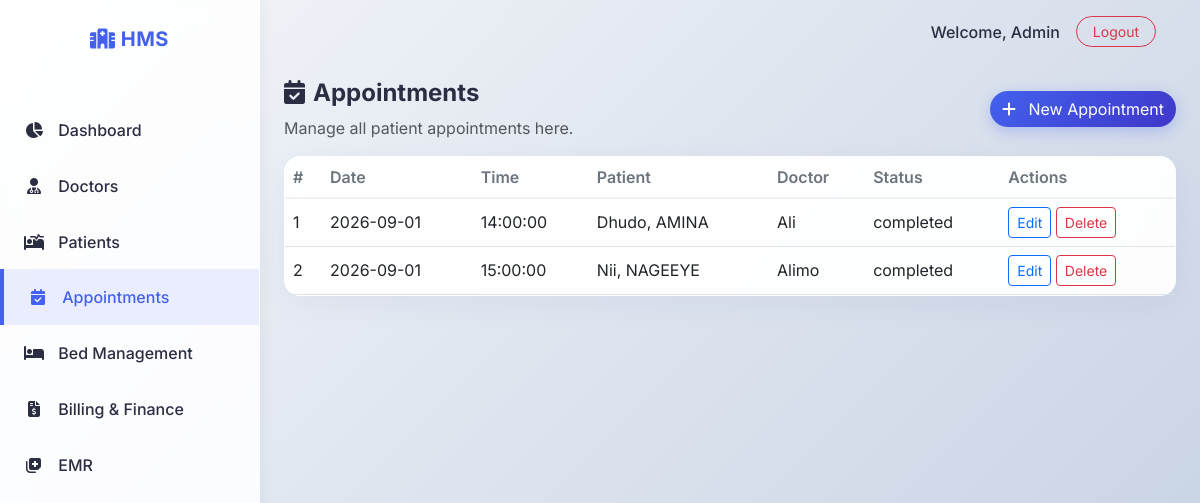
The app's page /appointments/ (signed in), older data.
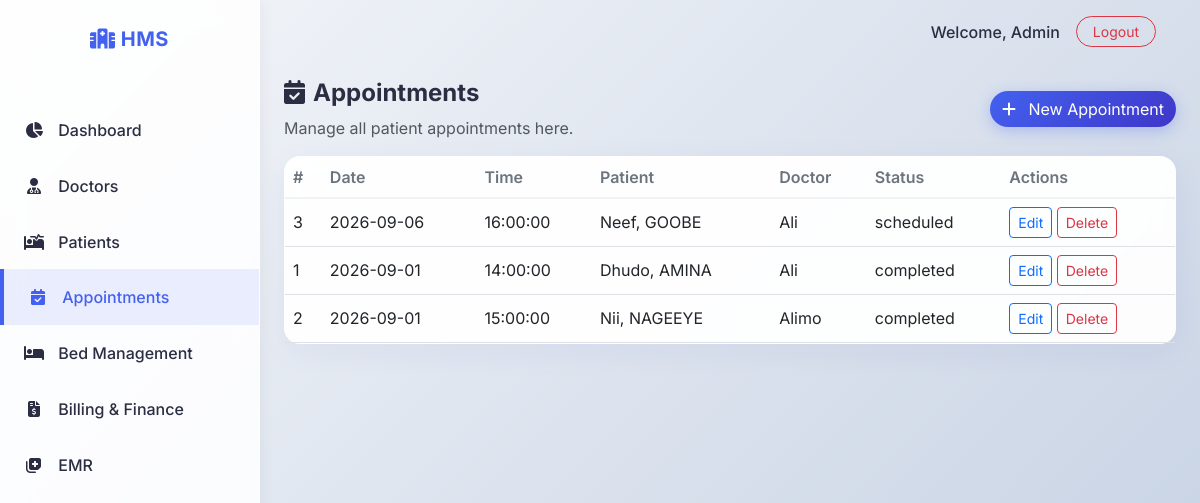
The same page, newer data.
### models.py (models this page shows)
class Appointment(db.Model):
    id = db.Column(db.Integer, primary_key=True)
    date = db.Column(db.Date, nullable=False)
    time = db.Column(db.Time, nullable=False)
    status = db.Column(db.String(20), default='scheduled') # scheduled, completed, cancelled
    patient_id = db.Column(db.Integer, db.ForeignKey('patient.id'), nullable=False)
    doctor_id = db.Column(db.Integer, db.ForeignKey('doctor.id'), nullable=False)

class Patient(db.Model):
    id = db.Column(db.Integer, primary_key=True)
    name = db.Column(db.String(100), nullable=False)
    dob = db.Column(db.Date)
    age = db.Column(db.Integer, nullable=False)
    gender = db.Column(db.String(20))
    phone = db.Column(db.String(20))
    address = db.Column(db.String(255))
    admission_date = db.Column(db.DateTime, default=datetime.utcnow)
    status = db.Column(db.String(20), default='outpatient') # admitted, discharged, outpatient
    doctor_id = db.Column(db.Integer, db.ForeignKey('doctor.id'))
    appointments = db.relationship('Appointment', backref='patient', lazy='dynamic')
    beds = db.relationship('Bed', backref='patient', lazy='dynamic')
    billings = db.relationship('Billing', backref='patient', lazy='dynamic')
    medical_records = db.relationship('MedicalRecord', backref='patient', lazy='dynamic')

class Doctor(db.Model):
    id = db.Column(db.Integer, primary_key=True)
    name = db.Column(db.String(100), nullable=False)
    specialization = db.Column(db.String(100), nullable=False)
    phone = db.Column(db.String(20))
    email = db.Column(db.String(120))
    department = db.Column(db.String(100))
    patients = db.relationship('Patient', backref='doctor', lazy='dynamic')
    appointments = db.relationship('Appointment', backref='doctor', lazy='dynamic')
    medical_records = db.relationship('MedicalRecord', backref='doctor', lazy='dynamic')

### routes/appointments.py (the view)
@appointments_bp.route('/')
@login_required
def list_appointments():
    appointments = Appointment.query.order_by(Appointment.date.desc(), Appointment.time).all()
    return render_template('appointments.html', appointments=appointments)

### app.py (called while the page is built)
@login_manager.user_loader
def load_user(user_id):
    return User.query.get(int(user_id))

### templates/appointments.html
{% extends "base.html" %}
{% block content %}
<div class="d-flex justify-content-between align-items-center mb-3">
    <div>
        <h4 class="fw-bold text-main"><i class="fa-solid fa-calendar-check me-2"></i>Appointments</h4>
        <p class="text-muted mb-0">Manage all patient appointments here.</p>
    </div>
    <div>
        <a href="{{ url_for('appointments.add_appointment') }}" class="btn btn-primary rounded-pill">
            <i class="fa-solid fa-plus me-2"></i> New Appointment
        </a>
    </div>
</div>
<div class="card glass">
    <div class="card-body p-0">
        <div class="table-responsive">
            <table class="table table-hover mb-0">
                <thead>
                    <tr>
                        <th>#</th>
                        <th>Date</th>
                        <th>Time</th>
                        <th>Patient</th>
                        <th>Doctor</th>
                        <th>Status</th>
                        <th>Actions</th>
                    </tr>
                </thead>
                <tbody>
                    {% for a in appointments %}
                    <tr>
                        <td>{{ a.id }}</td>
                        <td>{{ a.date }}</td>
                        <td>{{ a.time }}</td>
                        <td>{{ a.patient.name if a.patient else '—' }}</td>
                        <td>{{ a.doctor.name if a.doctor else '—' }}</td>
                        <td>{{ a.status }}</td>
                        <td>
                            <a href="{{ url_for('appointments.edit_appointment', id=a.id) }}" class="btn btn-sm btn-outline-primary">Edit</a>
                            <form method="POST" action="{{ url_for('appointments.delete_appointment', id=a.id) }}" style="display:inline-block;" onsubmit="return confirm('Delete this appointment?');">
                                <button class="btn btn-sm btn-outline-danger">Delete</button>
                            </form>
                        </td>
                    </tr>
                    {% else %}
                    <tr><td colspan="7" class="text-center text-muted py-3">No appointments found.</td></tr>
                    {% endfor %}
                </tbody>
            </table>
        </div>
    </div>
</div>
{% endblock %}

### templates/base.html (shortened to what this page needs)
<!DOCTYPE html>
<html lang="en">
<head>
    <link href="https://cdn.jsdelivr.net/npm/bootstrap@5.3.0/dist/css/bootstrap.min.css" rel="stylesheet">
    <link rel="stylesheet" href="https://cdnjs.cloudflare.com/ajax/libs/font-awesome/6.4.0/css/all.min.css">
    <link rel="stylesheet" href="{{ url_for('static', filename='css/style.css') }}">
</head>
<body>
    {% if current_user.is_authenticated %}
    <div id="wrapper">
        <div class="glass-sidebar" id="sidebar">
            <div class="sidebar-heading">
                <i class="fa-solid fa-hospital"></i> HMS
            </div>
            <div class="list-group list-group-flush mt-4">
                <a href="{{ url_for('dashboard.index') }}" class="list-group-item list-group-item-action {% if request.endpoint == 'dashboard.index' %}active{% endif %}">
                    <i class="fa-solid fa-chart-pie"></i> Dashboard
                </a>
                <a href="{{ url_for('doctors.list_doctors') }}" class="list-group-item list-group-item-action {% if request.endpoint and request.endpoint.startswith('doctors') %}active{% endif %}">
                    <i class="fa-solid fa-user-doctor"></i> Doctors
                </a>
                <a href="{{ url_for('patients.list_patients') }}" class="list-group-item list-group-item-action {% if request.endpoint and request.endpoint.startswith('patients') %}active{% endif %}">
                    <i class="fa-solid fa-bed-pulse"></i> Patients
                </a>
                <a href="{{ url_for('appointments.list_appointments') }}" class="list-group-item list-group-item-action {% if request.endpoint and request.endpoint.startswith('appointments') %}active{% endif %}">
                    <i class="fa-solid fa-calendar-check"></i> Appointments
                </a>
                <a href="{{ url_for('beds.list_beds') }}" class="list-group-item list-group-item-action {% if request.endpoint and request.endpoint.startswith('beds') %}active{% endif %}">
                    <i class="fa-solid fa-bed"></i> Bed Management
                </a>
                <a href="{{ url_for('billing.list_billing') }}" class="list-group-item list-group-item-action {% if request.endpoint and request.endpoint.startswith('billing') %}active{% endif %}">
                    <i class="fa-solid fa-file-invoice-dollar"></i> Billing & Finance
                </a>
                <a href="{{ url_for('emr.list_emr') }}" class="list-group-item list-group-item-action {% if request.endpoint and request.endpoint.startswith('emr') %}active{% endif %}">
                    <i class="fa-solid fa-notes-medical"></i> EMR
                </a>
            </div>
        </div>
        <div id="content-wrapper">
            <nav class="navbar navbar-expand-lg">
                <div class="container-fluid">
                    <div class="ms-auto d-flex align-items-center">
                        <span class="me-3 fw-medium">Welcome, Admin</span>
                        <a href="{{ url_for('auth.logout') }}" class="btn btn-outline-danger btn-sm rounded-pill px-3">Logout</a>
                    </div>
                </div>
            </nav>
            <div class="container-fluid px-4 py-3 fade-in">
                {% block content %}{% endblock %}
            </div>
        </div>
    </div>
    {% endif %}
</body>
</html>

### static/css/style.css (style rules this page uses)
:root { --primary-color: #4361ee; --secondary-color: #3f37c9; --accent-color: #4cc9f0; --bg-color: #f8f9fa; --text-main: #2b2d42; --text-muted: #6c757d; --sidebar-bg: rgba(255, 255, 255, 0.85); --card-bg: rgba(255, 255, 255, 0.95); }
body { font-family: 'Inter', sans-serif; background: linear-gradient(135deg, #f5f7fa 0%, #c3cfe2 100%); background-attachment: fixed; color: var(--text-main); min-height: 100vh; }
.glass { background: var(--card-bg); backdrop-filter: blur(10px); -webkit-backdrop-filter: blur(10px); border: 1px solid rgba(255, 255, 255, 0.3); border-radius: 1rem; box-shadow: 0 8px 32px rgba(31, 38, 135, 0.05); }
.glass-sidebar { background: var(--sidebar-bg); backdrop-filter: blur(15px); border-right: 1px solid rgba(255, 255, 255, 0.3); box-shadow: 2px 0 15px rgba(0,0,0,0.05); }
#wrapper { display: flex; min-height: 100vh; }
#sidebar { width: 260px; transition: all 0.3s; position: sticky; top: 0; height: 100vh; z-index: 1000; }
#content-wrapper { flex: 1; display: flex; flex-direction: column; overflow-x: hidden; }
.sidebar-heading { padding: 1.5rem 1rem; font-size: 1.25rem; font-weight: 700; color: var(--primary-color); text-align: center; letter-spacing: 0.5px; }
.list-group-item { background: transparent; border: none; padding: 1rem 1.5rem; color: var(--text-main); font-weight: 500; transition: all 0.2s ease; }
.list-group-item:hover, .list-group-item.active { background: rgba(67, 97, 238, 0.1); color: var(--primary-color); border-left: 4px solid var(--primary-color); }
.list-group-item i { margin-right: 10px; width: 20px; text-align: center; }
.navbar { background: transparent; padding: 1rem 2rem; }
.btn-primary { background: linear-gradient(135deg, var(--primary-color), var(--secondary-color)); border: none; box-shadow: 0 4px 15px rgba(67, 97, 238, 0.3); transition: all 0.3s ease; }
.fade-in { animation: fadeIn 0.5s ease-in-out; }
.table { --bs-table-bg: transparent; }
.table th { font-weight: 600; color: var(--text-muted); border-bottom: 2px solid rgba(0,0,0,0.05); }
.table td { vertical-align: middle; }

Row changes from the older to the newer data that the page shows:
added Appointment: id "3", date "2026-09-06", time "16:00:00", patient "Neef, GOOBE", doctor "Ali", status "scheduled"
